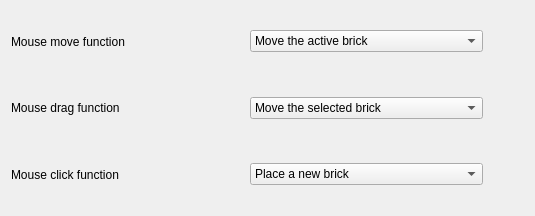
<ui version="4.0" >
 <class>prefs_mouse</class>
 <widget class="QWidget" name="prefs_mouse" >
  <property name="geometry" >
   <rect>
    <x>0</x>
    <y>0</y>
    <width>535</width>
    <height>216</height>
   </rect>
  </property>
  <property name="windowTitle" >
   <string>Opeke Settings</string>
  </property>
  <layout class="QGridLayout" >
   <item row="0" column="0" >
    <widget class="QLabel" name="textLabel3" >
     <property name="text" >
      <string>Mouse move function</string>
     </property>
     <property name="wordWrap" >
      <bool>false</bool>
     </property>
    </widget>
   </item>
   <item row="2" column="0" >
    <widget class="QLabel" name="textLabel1" >
     <property name="text" >
      <string>Mouse click function</string>
     </property>
     <property name="wordWrap" >
      <bool>false</bool>
     </property>
    </widget>
   </item>
   <item row="1" column="0" >
    <widget class="QLabel" name="textLabel2" >
     <property name="text" >
      <string>Mouse drag function</string>
     </property>
     <property name="wordWrap" >
      <bool>false</bool>
     </property>
    </widget>
   </item>
   <item row="0" column="2" >
    <spacer>
     <property name="orientation" >
      <enum>Qt::Vertical</enum>
     </property>
     <property name="sizeType" >
      <enum>QSizePolicy::Expanding</enum>
     </property>
     <property name="sizeHint" >
      <size>
       <width>41</width>
       <height>20</height>
      </size>
     </property>
    </spacer>
   </item>
   <item row="1" column="2" >
    <spacer>
     <property name="orientation" >
      <enum>Qt::Vertical</enum>
     </property>
     <property name="sizeType" >
      <enum>QSizePolicy::Expanding</enum>
     </property>
     <property name="sizeHint" >
      <size>
       <width>41</width>
       <height>20</height>
      </size>
     </property>
    </spacer>
   </item>
   <item row="2" column="2" >
    <spacer>
     <property name="orientation" >
      <enum>Qt::Vertical</enum>
     </property>
     <property name="sizeType" >
      <enum>QSizePolicy::Expanding</enum>
     </property>
     <property name="sizeHint" >
      <size>
       <width>41</width>
       <height>20</height>
      </size>
     </property>
    </spacer>
   </item>
   <item row="0" column="1" >
    <widget class="KComboBox" name="kcfg_val_move" >
     <item>
      <property name="text" >
       <string>Move the active brick</string>
      </property>
     </item>
     <item>
      <property name="text" >
       <string>Rotate the view</string>
      </property>
     </item>
    </widget>
   </item>
   <item row="1" column="1" >
    <widget class="KComboBox" name="kcfg_val_drag" >
     <item>
      <property name="text" >
       <string>Move the selected brick</string>
      </property>
     </item>
     <item>
      <property name="text" >
       <string>Rotate the view</string>
      </property>
     </item>
     <item>
      <property name="text" >
       <string>Zoom</string>
      </property>
     </item>
     <item>
      <property name="text" >
       <string>Do nothing</string>
      </property>
     </item>
    </widget>
   </item>
   <item row="2" column="1" >
    <widget class="KComboBox" name="kcfg_val_click" >
     <item>
      <property name="text" >
       <string>Place a new brick</string>
      </property>
     </item>
    </widget>
   </item>
  </layout>
 </widget>
 <layoutdefault spacing="6" margin="11" />
 <pixmapfunction>qPixmapFromMimeSource</pixmapfunction>
 <customwidgets>
  <customwidget>
   <class>KComboBox</class>
   <extends>QComboBox</extends>
   <header>kcombobox.h</header>
  </customwidget>
 </customwidgets>
 <includes>
  <include location="local" >kcolorbutton.h</include>
 </includes>
 <resources/>
 <connections/>
</ui>
